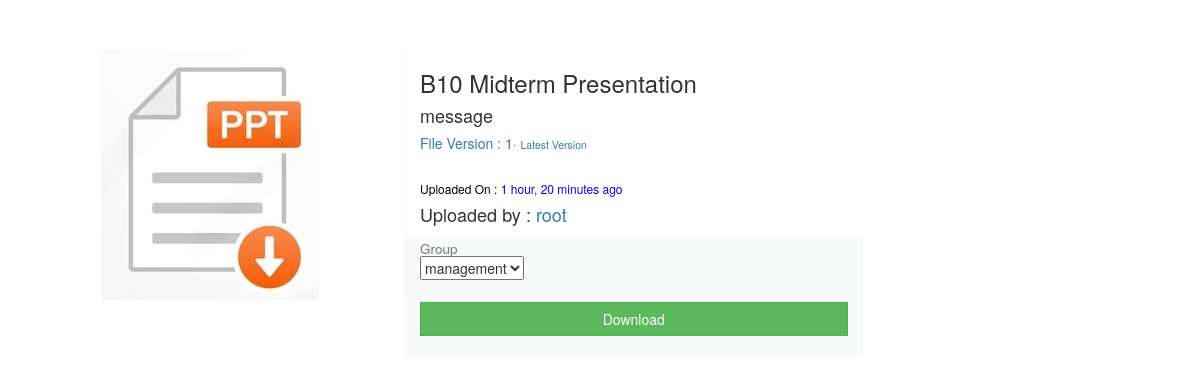
/index/edit_file/21/file (signed in), run on the app's committed database.
### System/models.py (models this page shows, shortened)
class Files(models.Model):
    groupchoices = models.TextChoices('groupchoices', 'management all accounting sales tech')
    name = models.CharField(max_length=100)
    org_name = models.CharField(max_length=100, blank=True, null=True)
    extension = models.CharField(max_length=10, blank=True, null=True)
    file = models.FileField(upload_to='files/')
    group = models.CharField(max_length=100,
                             default='all',
                             choices=groupchoices.choices)
    uploaded_by = models.ForeignKey(User, on_delete=models.SET_NULL, null=True, blank=True)
    version = models.IntegerField(default='1')
    active = models.BooleanField(default=True)
    created_at = models.DateTimeField(auto_now_add=True)
    new_version = models.BooleanField(default=False)
    file_content = models.TextField(blank=True, null=True)
    @property
    def fileURL(self):
        try:
            url = self.file.url
        except:
            url = None
        return url

### System/views.py (the view, shortened to what this page needs)
# urls.py: path("edit_file/<str:pk>/<str:type>", views.edit_file, name="edit_file"),
@login_required(login_url='login')
def edit_file(request,pk,type):
    if not check_user_status(request):
        messages.error(request, 'Your account is not active. Please contact admin to activate your account.')
        return redirect('logout')
    if type == "file":
        data = Files.objects.get(pk=pk)
        select = data.group
        if data.new_version == False:
            version_info = "Latest Version"
            new_ver = False
        else:
            version_info = f'{data.version}'
            new_ver = Version_control.objects.filter(org_name=data.org_name).order_by('-id')[0]
        type = "file"
    context = {'data':data,'type':type,'version_info':version_info,'new_ver':new_ver,'select':select}
    return render(request,'dms/edit_file.html',context)

### System/utils.py (called while the page is built)
def check_user_status(request):
    user = UserInfo.objects.get(user=request.user)
    if user.active == True:
        return True
    else:
        return False

### template/dms/edit_file.html (shortened to what this page needs)
{%load static%}
<!DOCTYPE html>
<html>
    <head>
        <link href="//maxcdn.bootstrapcdn.com/bootstrap/3.3.0/css/bootstrap.min.css" rel="stylesheet" id="bootstrap-css">
    </head>
    <body>
        <div class="container" >
        	<div class="row">
                {%if data%}
               <div class="col-xs-4 item-photo">
                {%if data.extension == 'pdf'%}
                   <a href="{{data.fileURL}}"> <img style="max-width:100%;" src="{%static 'images/pdf.jpg' %}" /></a>
                {%elif data.extension == 'doc' or data.extension == 'docx'%}
                <a href="{{data.fileURL}}"> <img style="max-width:100%;" src="{%static 'images/doc.jpg' %}" /></a>
                {%elif data.extension == 'xls' or data.extension == 'xlsx'%}
                <a href="{{data.fileURL}}"> <img style="max-width:100%;" src="{%static 'images/xls.jpg' %}" /> </a>
                {%elif data.extension == 'ppt' or data.extension == 'pptx'%}
                <a href="{{data.fileURL}}"> <img style="max-width:100%;" src="{%static 'images/ppt.jpg' %}" /></a>
                {%elif data.extension == 'txt'%}
                <a href="{{data.fileURL}}"> <img style="max-width:100%;" src="{%static 'images/txt.jpg' %}" /></a>
                {%elif data.extension == 'png'%}
                <a href="{{data.fileURL}}"> <img style="max-width:100%;" src="{%static 'images/png.jpg' %}" />  </a>
                {%elif data.extension == 'jpg' or data.extension == 'jpeg'%}
                <a href="{{data.fileURL}}"> <img style="max-width:100%;" src="{%static 'images/jpg.jpg' %}" /></a>
                {%endif%}
                </div>
                <div class="col-xs-5" style="border:0px solid gray">
                    <h3>{{data.org_name}}</h3>
                    <h4>message</h4>
                    <h5 style="color:#337ab7">File Version : {{version_info}}·
                    {% if new_ver != False%}
                        <small style="color:#337ab7">
                        <a href="{% url 'edit_file' pk=new_ver.pk type='version' %}">Latest Version</a>
                    </small>
                    {%endif%}
                </h5>
                    <h6 class="title-price" >Uploaded On : <span style="color:blue">{{data.created_at | timesince}} ago</span></h6>
                    <h4>Uploaded by : <a href="#"> {{data.uploaded_by}}</a></h3>
                    <div class="section" style="padding-bottom:20px;">
                        <h4 class="title-attr"><small>Group</small></h6>
                        <div>
                            {% if data.uploaded_by == request.user %}
                            <form action="{% url 'change_group' pk=data.id type=type %}" method="post">
                              <select name="myselect" id="myselect" onchange="this.form.submit()">
                                <option value="management" {%if select == 'management' %}selected{%endif%}>management</option>
                              </select>
                              </form>
                              {%endif%}
                        </div>
                    </div>
                    <div class="section" style="padding-bottom:20px;">
                    <a href="{% url 'download' pk=data.id type=type %}" download="{{data.org_name}}.{{data.extension}}"><button class="btn btn-success"> Download</button></a>
                    </div>
                </div>
                {%else%}
                NO DATA TO SHOW! PLEASE SELECT A FILE TO EDIT
                {%endif%}
            </div>
        </div>
    </body>
</html>

### template/dms/edit_file.html (style rules this page uses)
.container { margin-top: 50px; }
.item-photo { display:flex;justify-content:center;align-items:center;border-right:1px solid #f6f6f6; }
.btn-success { width:100%;border-radius:0; }
.section { width:100%;margin-left:-15px;padding:2px;padding-left:15px;padding-right:15px;background:#f8f9f9 }
.title-price { margin-top:30px;margin-bottom:0;color:black }
.title-attr { margin-top:0;margin-bottom:0;color:black; }
div.section > div { width:100%;display:inline-flex; }

### data on the page
Files: org_name "B10 Midterm Presentation", created_at "1 hour, 20 minutes", uploaded_by "root", myselect "management"

### other printed values
{{ version_info }} "1"
